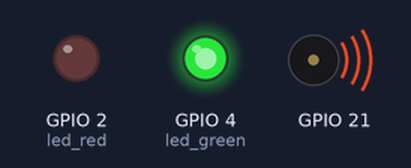
Bench run of a program on a simulated ESP32 board running MicroPython. On the bench: output pins drawn as LEDs (lit = HIGH), buzzer (waves = sounding). Pins used as bus, display or sensor lines are not drawn; what the program prints to the serial console is not drawn. At 7.0 s the program stops and its outputs stay as they are.

Above: at 0.1 s.
At 6.1 s:
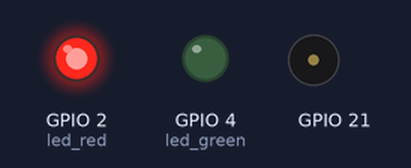
At 7.1 s:
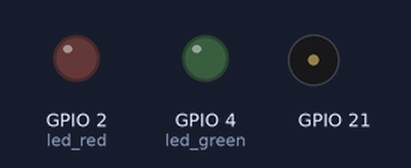
Timing chart, 0 to 8.5 s (numbered marks = the images above):
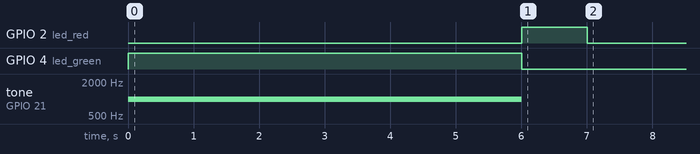

The program:

04_pwm_pump_basics.py
```python
# ==============================================================================
# 04_pwm_pump_basics.py - พื้นฐาน PWM สำหรับปั๊ม (PWM Basics for Pump Control)
# ==============================================================================
# สัปดาห์ที่ 1: พื้นฐาน PWM (Week 1: PWM Basics)
# เวลา: ~30 นาที (Time: ~30 minutes)
#
# วัตถุประสงค์การเรียนรู้ (Learning Objectives):
#   1. เข้าใจ PWM: ควบคุมความเร็วด้วย Duty Cycle
#   2. เข้าใจการควบคุมปั๊มสำหรับไทเทรชัน
#   3. เตรียมพร้อมสำหรับการไทเทรชันอัตโนมัติใน Week 3
#
# การเชื่อมโยงกับ Week 3 (Connection to Week 3):
#   - GPIO21 = Pump PWM output
#   - Phase 1: เร็ว (80%) -> Phase 2: กลาง (50%) -> Phase 3: ช้า (25%)
#
# ฮาร์ดแวร์ (Hardware):
#   - GPIO21 -> EL357N optocoupler -> MOSFET -> Pump 12V
# ==============================================================================

from machine import Pin, PWM
import time

# ==============================================================================
# ⚠ ความปลอดภัยบนเฟิร์มแวร์ MicroPad (MicroPad firmware safety note) ⚠
# ==============================================================================
# การควบคุมปั๊มด้วย machine.PWM โดยตรง (raw PWM) จะ "ข้าม" Actuator Guard
# ของเฟิร์มแวร์ MicroPad:
#   - ตัวจับเวลานิรภัย max_on_ms จะไม่ถูกเปิดใช้งาน (ไม่มีการตัดไฟอัตโนมัติ)
#   - Task Watchdog ไม่ตัดการทำงานเมื่อสคริปต์ค้าง (เช่น while True)
#   - ตัวสำรองทางซอฟต์แวร์มีเพียง finally -> pump.deinit() และการตัด BLE
# Driving the pump with raw machine.PWM BYPASSES the MicroPad Actuator Guard:
#   - the max_on_ms safety timer is NOT armed (no automatic cut-off),
#   - the Task Watchdog will NOT cut a hung (e.g. while True) script,
#   - the only software backstops are finally -> pump.deinit() and BLE-disconnect.
#
# กฎความปลอดภัยเมื่อใช้ raw PWM กับปั๊ม (Safety rules for raw-PWM pump control):
#   1) จำกัดเวลาทำงานเสมอ — อย่าค้างปั๊มไว้ใน while True (always bound run time)
#   2) ใส่ try/finally ให้ pump.deinit() ทำงานเสมอ (guarantee deinit)
#   3) ตรวจ stop_requested() ในลูปยาว (poll stop_requested in long loops)
#
# สำหรับเปิด/ปิดปั๊มแบบมีตัวจับเวลานิรภัย (guarded on/off) ใช้:
#   scilabpro.set_actuator("CONTROL_1", True, max_on_ms=...)
# หมายเหตุ: set_actuator รองรับเปิด/ปิดเท่านั้น ยังไม่รองรับปรับความเร็วแบบ PWM
# Note: set_actuator is on/off only and does not (yet) support PWM speed control.
# ==============================================================================

# นำเข้าขา GPIO (Import GPIO pins)
try:
    from pins import PUMP_PIN, LED_GREEN, LED_RED
except ImportError:
    PUMP_PIN = 21     # ปั๊ม (Pump)
    LED_GREEN = 4     # สถานะปั๊มทำงาน
    LED_RED = 2       # สถานะปั๊มหยุด

# ปล่อยให้แอป MicroPad สั่งหยุดได้ (allow the MicroPad app to stop this script)
try:
    from scilabpro import stop_requested
except ImportError:
    stop_requested = None

# ==============================================================================
# ค่าคงที่ (Constants)
# ==============================================================================
PWM_FREQ = 1000      # ความถี่ PWM (Hz)
DUTY_MAX = 1023      # 10-bit PWM (0-1023)

# ความเร็วที่ใช้ในแต่ละ Phase ของไทเทรชัน (Titration phase speeds)
SPEED_FAST = 80      # Phase 1: ห่างจากจุดสมมูล
SPEED_MEDIUM = 50    # Phase 2: เข้าใกล้
SPEED_SLOW = 25      # Phase 3: ใกล้มาก


# ==============================================================================
# คลาส PumpController (Pump Controller Class)
# ==============================================================================
class PumpController:
    """
    คลาสควบคุมปั๊มสำหรับไทเทรชัน (Pump Controller for Titration)

    ใน Week 3 จะใช้สำหรับควบคุมปั๊มอัตโนมัติ
    In Week 3, used for automatic pump control

    ตัวอย่างการใช้ (Usage):
        pump = PumpController(21)
        pump.start(50)           # เริ่มที่ 50%
        pump.set_speed(25)       # ลดเหลือ 25%
        pump.stop()              # หยุดปั๊ม
    """

    def __init__(self, pin_number, name="Pump"):
        """
        สร้าง PumpController (Create PumpController)

        Args:
            pin_number (int): GPIO pin (21=Pump)
            name (str): ชื่อสำหรับแสดงผล
        """
        self.pin_number = pin_number
        self.name = name
        self.is_running = False
        self._pwm = PWM(Pin(pin_number))
        self._pwm.freq(PWM_FREQ)
        self._pwm.duty(0)  # เริ่มต้นปิด

        print(f"Pump '{name}' พร้อมใช้งานที่ GPIO{pin_number} (ready)")

    def start(self, speed_percent=100):
        """เปิดปั๊มที่ความเร็วที่กำหนด (Start pump at specified speed)"""
        duty = int((speed_percent / 100) * DUTY_MAX)
        duty = max(0, min(DUTY_MAX, duty))
        self._pwm.duty(duty)
        self.is_running = True
        print(f"Pump ON: {speed_percent}% (duty={duty})")

    def stop(self):
        """ปิดปั๊ม (Stop pump)"""
        self._pwm.duty(0)
        self.is_running = False
        print("Pump OFF")

    def set_speed(self, speed_percent):
        """ปรับความเร็วปั๊ม (Adjust pump speed)"""
        duty = int((speed_percent / 100) * DUTY_MAX)
        duty = max(0, min(DUTY_MAX, duty))
        self._pwm.duty(duty)
        self.is_running = duty > 0
        print(f"Speed: {speed_percent}% (duty={duty})")

    def deinit(self):
        """คืนทรัพยากร PWM (Release PWM resources)"""
        self.stop()
        self._pwm.deinit()


# ==============================================================================
# โปรแกรมหลัก (Main Program)
# ==============================================================================
if __name__ == "__main__":
    print("=" * 50)
    print("PWM Basics for Pump Control")
    print("พื้นฐาน PWM สำหรับปั๊มไทเทรชัน")
    print("=" * 50)
    print()
    print("กลยุทธ์ไทเทรชัน (Titration Strategy):")
    print(f"  Phase 1: เร็ว   ({SPEED_FAST}%) - ห่างจากจุดสมมูล")
    print(f"  Phase 2: กลาง  ({SPEED_MEDIUM}%) - เข้าใกล้")
    print(f"  Phase 3: ช้า   ({SPEED_SLOW}%) - ใกล้มาก")
    print("  Phase 4: หยุด  (0%) - ถึงจุดสมมูล!")
    print()
    print("กด Ctrl+C เพื่อหยุด")
    print("-" * 50)

    # สร้าง PumpController
    pump = PumpController(PUMP_PIN, "Titration")
    led_green = Pin(LED_GREEN, Pin.OUT)
    led_red = Pin(LED_RED, Pin.OUT)

    try:
        # จำลองการไทเทรชัน (Simulate titration phases)
        phases = [
            (SPEED_FAST, "Phase 1: ห่างจากจุดสมมูล", 2),
            (SPEED_MEDIUM, "Phase 2: เข้าใกล้", 2),
            (SPEED_SLOW, "Phase 3: ใกล้มาก", 2),
            (0, "Phase 4: ถึงจุดสมมูล!", 1)
        ]

        for speed, desc, duration in phases:
            # ตรวจคำสั่งหยุดจากแอป — ออกจากลูปแล้วให้ finally ปิดปั๊ม
            # check for an app stop request — break out and let finally cut the pump
            if stop_requested is not None and stop_requested():
                print("ได้รับคำสั่งหยุดจากแอป (Stop requested by app)")
                break

            print(f"\n{desc}")
            if speed > 0:
                pump.start(speed)
                led_green.on()
                led_red.off()
            else:
                pump.stop()
                led_green.off()
                led_red.on()
            time.sleep(duration)

    except KeyboardInterrupt:
        print("\n\nหยุดโปรแกรม (Program stopped)")

    finally:
        pump.deinit()
        led_green.off()
        led_red.off()
        print()
        print("=" * 50)
        print("สรุป (Summary):")
        print("-" * 50)
        print("  1. PWM ควบคุมความเร็วด้วย Duty Cycle 0-1023")
        print("  2. ความถี่ 1000 Hz เหมาะสำหรับปั๊ม")
        print("  3. Week 3: ปรับความเร็วตามค่า pH อัตโนมัติ")
        print("=" * 50)
```
